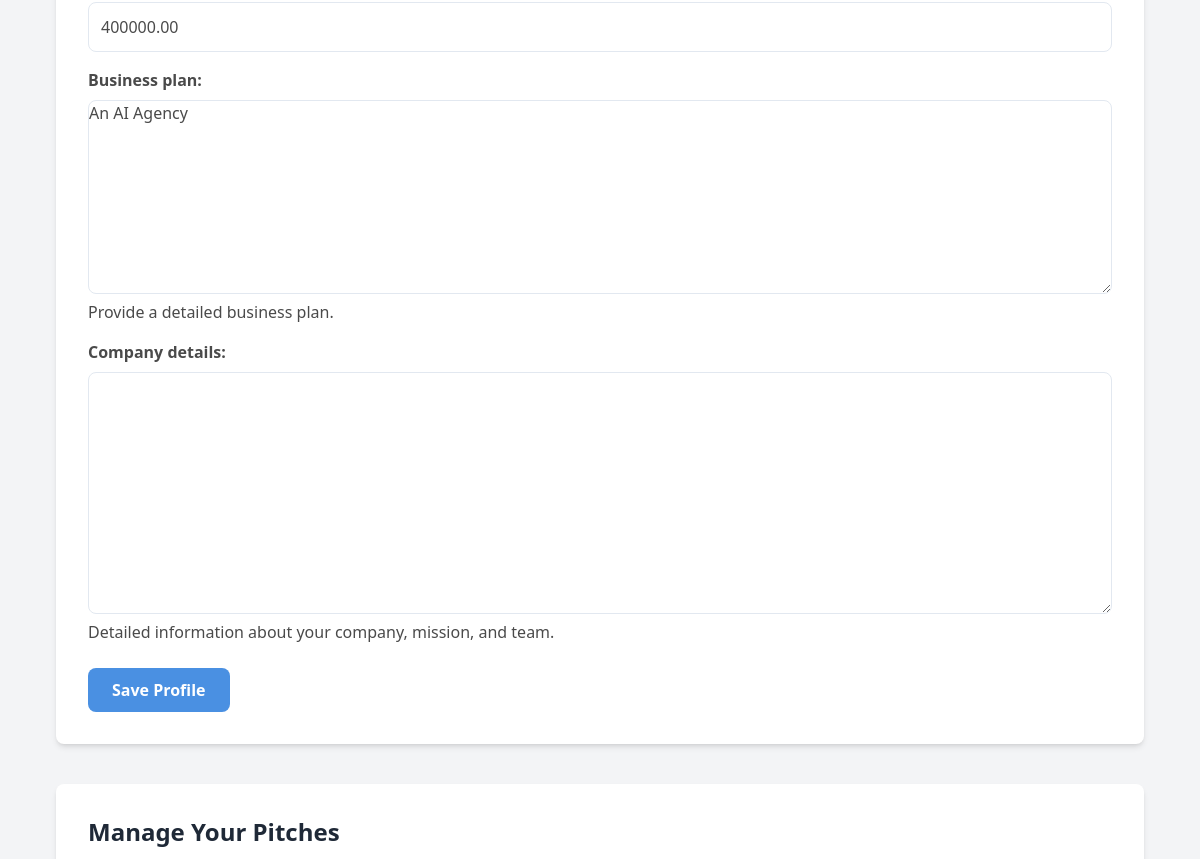
The app's page /dashboard/entrepreneur/ (signed in, middle part), older data.
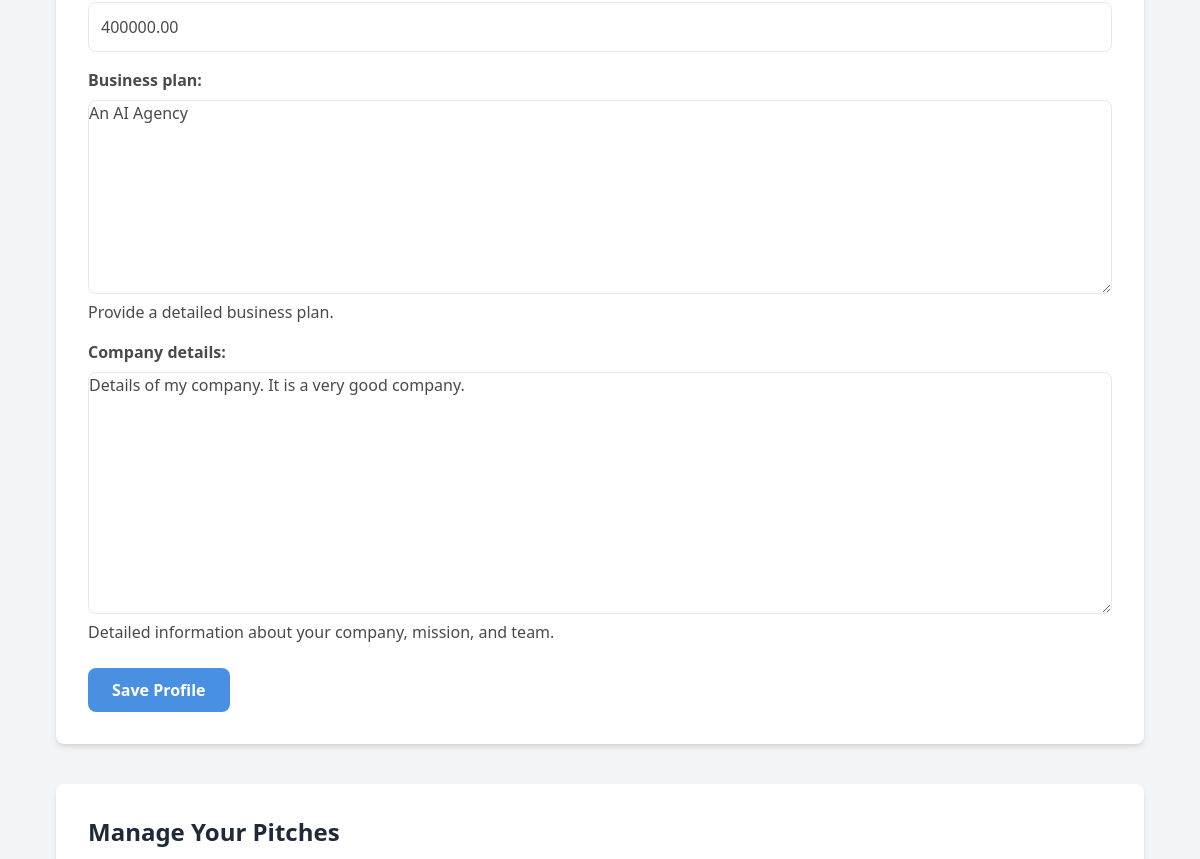
The same page, newer data.
### core/models.py (models this page shows, shortened)
class EntrepreneurProfile(models.Model):
    user = models.OneToOneField(User, on_delete=models.CASCADE, primary_key=True, related_name='entrepreneur_profile')
    company_name = models.CharField(max_length=255, blank=True)
    company_logo = models.ImageField(upload_to='company_logos/', blank=True, null=True, help_text="Upload your company's logo.")
    industry = models.CharField(max_length=100, blank=True)
    funding_sought = models.DecimalField(max_digits=12, decimal_places=2, null=True, blank=True)
    business_plan = models.TextField(blank=True, help_text="Provide a detailed business plan.")
    company_details = models.TextField(blank=True, null=True, help_text="Detailed information about your company, mission, and team.")

### core/views.py (the view, shortened to what this page needs)
# urls.py: path('dashboard/entrepreneur/', views.entrepreneur_dashboard_view, name='entrepreneur_dashboard'),
@login_required
def entrepreneur_dashboard_view(request):
    profile, created = EntrepreneurProfile.objects.get_or_create(user=request.user)
    profile_form = EntrepreneurProfileForm(instance=profile)
    pitch_form = PitchForm()
    unanswered_questions = Question.objects.filter(pitch__entrepreneur=request.user, answer__isnull=True).order_by('-created_at')
    answer_form = AnswerForm()
    my_pitches = Pitch.objects.filter(entrepreneur=request.user).order_by('-created_at')
    received_offers = Offer.objects.filter(pitch__entrepreneur=request.user).order_by('-created_at')
    my_conversations = Conversation.objects.filter(participants=request.user).order_by('-created_at')
    context = {
        'profile_form': profile_form,
        'pitch_form': pitch_form,
        'my_pitches': my_pitches,
        'received_offers': received_offers, # Add offers to context
        'my_conversations': my_conversations, # Add to context
        'unanswered_questions': unanswered_questions,
        'answer_form': answer_form,
    }
    return render(request, 'entrepreneur_dashboard.html', context)

### core/forms.py
class EntrepreneurProfileForm(forms.ModelForm):
    class Meta:
        model = EntrepreneurProfile
        fields = ('company_name', 'company_logo', 'industry', 'funding_sought', 'business_plan', 'company_details')
        widgets = {
            'business_plan': forms.Textarea(attrs={'rows': 8}),
        }

class PitchForm(forms.ModelForm):
    class Meta:
        model = Pitch
        fields = ('title', 'summary', 'details', 'funding_amount')
        widgets = {
            'summary': forms.Textarea(attrs={'rows': 3}),
            'details': forms.Textarea(attrs={'rows': 8}),
        }

### templates/entrepreneur_dashboard.html (shortened to what this page needs)
{% extends 'base.html' %}
{% load static %}
{% load custom_filters %}
{% block content %}
<div class="space-y-10">
    <div class="bg-white p-8 rounded-lg shadow-md card">
        <div class="border-t border-gray-200 pt-6">
            <form method="post" enctype="multipart/form-data">
                <div class="space-y-4">{{ profile_form.as_p }}</div>
                <div class="text-left mt-6">
                    <button type="submit" name="save_profile" class="btn btn-primary">Save Profile</button>
                </div>
            </form>
        </div>
    </div>
    <div class="bg-white p-8 rounded-lg shadow-md">
        <h2 class="text-2xl font-semibold text-gray-800 mb-4">Manage Your Pitches</h2>
    </div>
</div>
{% endblock %}

Row changes from the older to the newer data that the page shows:
changed EntrepreneurProfile "An AI Agency": company_details (not shown) → "Details of my company. It is a very good company."
